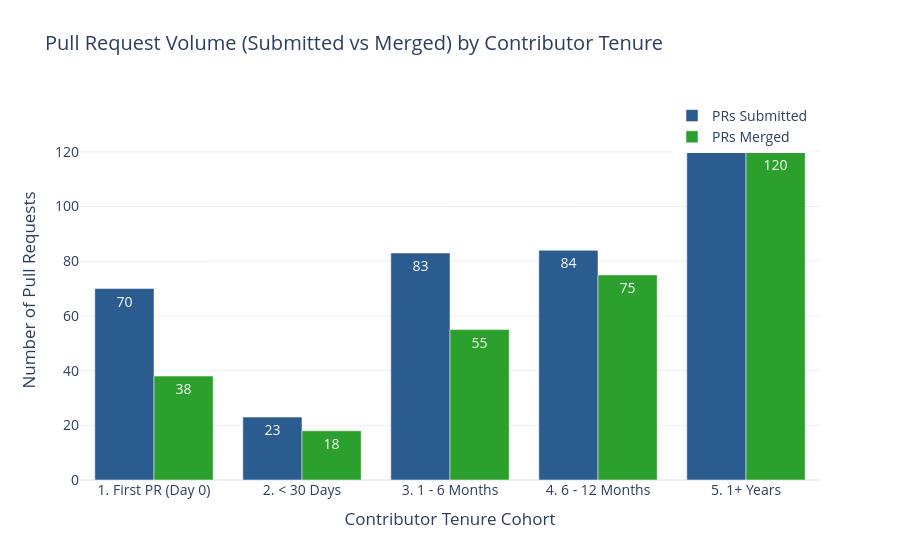

The notebook cell saved with this chart:
### Markdown cell above
### Plots
## 1. PRs Submitted vs. Merged Across Tenure Tiers

Grouped bar chart showing pull request submission volume and merge volume across contributor tenure tiers.

### Code cell
fig_volume = go.Figure()

fig_volume.add_trace(
    go.Bar(
        name="PRs Submitted",
        x=tenure_summary["tenure_cohort"],
        y=tenure_summary["prs_submitted"],
        marker_color="#2b5c8f",
        text=tenure_summary["prs_submitted"],
        textposition="auto",
        hovertemplate="<b>%{x}</b><br>Submitted PRs: %{y}<extra></extra>"
    )
)

fig_volume.add_trace(
    go.Bar(
        name="PRs Merged",
        x=tenure_summary["tenure_cohort"],
        y=tenure_summary["prs_merged"],
        marker_color="#2ca02c",
        text=tenure_summary["prs_merged"],
        textposition="auto",
        hovertemplate="<b>%{x}</b><br>Merged PRs: %{y}<extra></extra>"
    )
)

fig_volume.update_layout(
    title="Pull Request Volume (Submitted vs Merged) by Contributor Tenure",
    xaxis_title="Contributor Tenure Cohort",
    yaxis_title="Number of Pull Requests",
    barmode="group",
    font=dict(size=14),
    template="plotly_white",
    legend=dict(x=0.8, y=1.0)
)

fig_volume.show()

### Figure 1 — Plotly figure (JSON) as saved in the notebook; plotly's stock layout.template omitted (floating-point values rounded to 4 significant figures)
{"data": [{"hovertemplate": "<b>%{x}</b><br>Submitted PRs: %{y}<extra></extra>", "marker": {"color": "#2b5c8f"}, "name": "PRs Submitted", "text": [70.0, 23.0, 83.0, 84.0, 132.0], "textposition": "auto", "type": "bar", "x": ["1. First PR (Day 0)", "2. < 30 Days", "3. 1 - 6 Months", "4. 6 - 12 Months", "5. 1+ Years"], "y": [70, 23, 83, 84, 132]}, {"hovertemplate": "<b>%{x}</b><br>Merged PRs: %{y}<extra></extra>", "marker": {"color": "#2ca02c"}, "name": "PRs Merged", "text": [38.0, 18.0, 55.0, 75.0, 120.0], "textposition": "auto", "type": "bar", "x": ["1. First PR (Day 0)", "2. < 30 Days", "3. 1 - 6 Months", "4. 6 - 12 Months", "5. 1+ Years"], "y": [38, 18, 55, 75, 120]}], "layout": {"barmode": "group", "font": {"size": 14}, "legend": {"x": 0.8, "y": 1.0}, "title": {"text": "Pull Request Volume (Submitted vs Merged) by Contributor Tenure"}, "xaxis": {"title": {"text": "Contributor Tenure Cohort"}}, "yaxis": {"title": {"text": "Number of Pull Requests"}}}}
